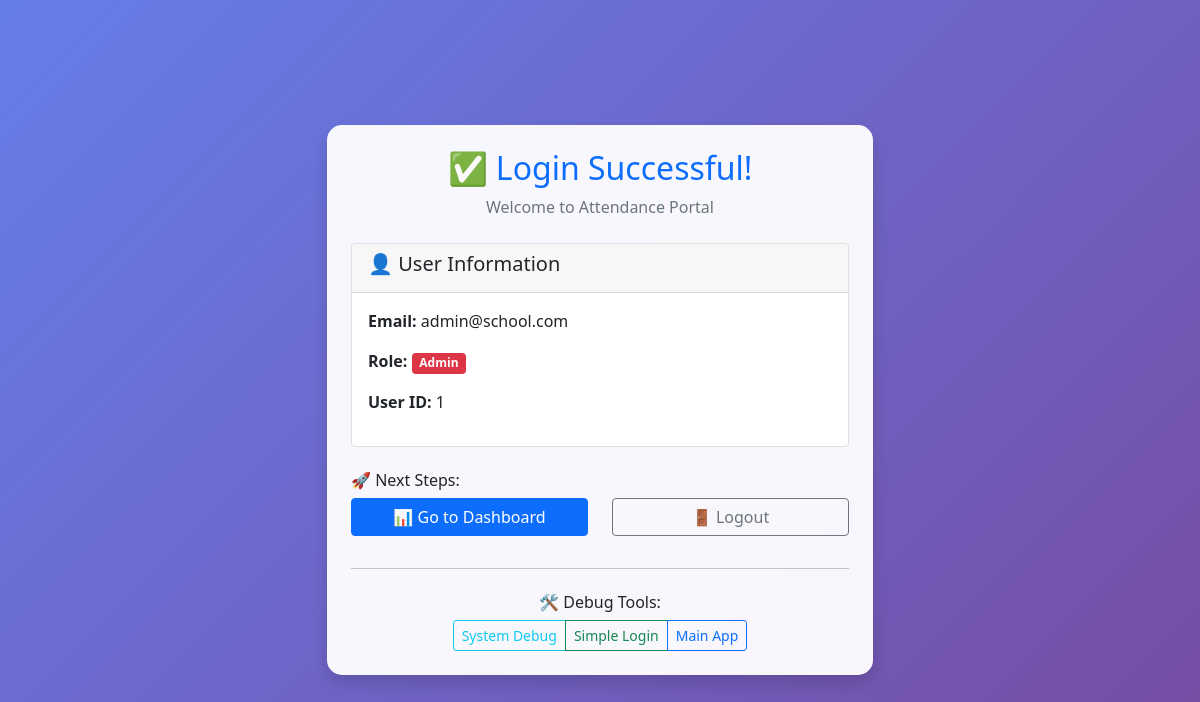
Page /working-login.php (signed in) on the committed database.
### tables this page shows
CREATE TABLE users (
    id INT PRIMARY KEY AUTO_INCREMENT,
    email VARCHAR(100) UNIQUE NOT NULL,
    password VARCHAR(255) NOT NULL,
    role ENUM('admin', 'teacher', 'student') NOT NULL,
    created_at TIMESTAMP DEFAULT CURRENT_TIMESTAMP,
    updated_at TIMESTAMP DEFAULT CURRENT_TIMESTAMP ON UPDATE CURRENT_TIMESTAMP
);

### config/database.php (called while the page is built, shortened)
<?php
class Database {
    private static $instance = null;
    private $connection;
    private $host = 'localhost';
    private $database = 'attendance_portal';
    private $username = 'root';
    private $password = '';
    private function __construct() {
        try {
            $this->connection = new PDO(
                "mysql:host={$this->host};dbname={$this->database};charset=utf8mb4",
                $this->username,
                $this->password,
                [
                    PDO::ATTR_ERRMODE => PDO::ERRMODE_EXCEPTION,
                    PDO::ATTR_DEFAULT_FETCH_MODE => PDO::FETCH_ASSOC,
                    PDO::ATTR_EMULATE_PREPARES => false
                ]
            );
        } catch (PDOException $e) {
            die("Database connection failed: " . $e->getMessage());
        }
    }
    public static function getInstance() {
        if (self::$instance === null) {
            self::$instance = new self();
        }
        return self::$instance;
    }
    public function query($sql, $params = []) {
        try {
            $stmt = $this->connection->prepare($sql);
            $stmt->execute($params);
            return $stmt;
        } catch (PDOException $e) {
            error_log("Database query error: " . $e->getMessage());
            throw $e;
        }
    }
    public function fetch($sql, $params = []) {
        return $this->query($sql, $params)->fetch();
    }
}

### working-login.php (the view, shortened to what this page needs)
<?php
require_once 'config/database.php';
$user = null;
if (isset($_SESSION['user_id'])) {
    try {
        $db = Database::getInstance();
        $user = $db->fetch("SELECT * FROM users WHERE id = ?", [$_SESSION['user_id']]);
    } catch (Exception $e) {
    }
}
?>
<!DOCTYPE html>
<html lang="en">
<head>
    <link href="https://cdn.jsdelivr.net/npm/bootstrap@5.1.3/dist/css/bootstrap.min.css" rel="stylesheet">
</head>
<body>
    <div class="container">
        <div class="row justify-content-center align-items-center min-vh-100">
            <div class="col-md-8 col-lg-6">
                <div class="login-card p-4 shadow">
                    <?php if ($user): ?>
                        <div class="text-center mb-4">
                            <h2 class="text-primary">✅ Login Successful!</h2>
                            <p class="text-muted">Welcome to Attendance Portal</p>
                        </div>
                        <div class="card">
                            <div class="card-header">
                                <h5>👤 User Information</h5>
                            </div>
                            <div class="card-body">
                                <p><strong>Email:</strong> <?= htmlspecialchars($user['email']) ?></p>
                                <p><strong>Role:</strong>
                                    <span class="badge bg-<?= $user['role'] === 'admin' ? 'danger' : ($user['role'] === 'teacher' ? 'success' : 'primary') ?>">
                                        <?= ucfirst($user['role']) ?>
                                    </span>
                                </p>
                                <p><strong>User ID:</strong> <?= $user['id'] ?></p>
                            </div>
                        </div>
                        <div class="mt-4">
                            <h6>🚀 Next Steps:</h6>
                            <div class="row">
                                <div class="col-md-6">
                                    <a href="index.php?route=dashboard" class="btn btn-primary w-100 mb-2">
                                        📊 Go to Dashboard
                                    </a>
                                </div>
                                <div class="col-md-6">
                                    <a href="working-login.php?logout=1" class="btn btn-outline-secondary w-100 mb-2">
                                        🚪 Logout
                                    </a>
                                </div>
                            </div>
                        </div>
                    <?php endif; ?>
                    <hr class="my-4">
                    <div class="text-center">
                        <h6>🛠️ Debug Tools:</h6>
                        <div class="btn-group" role="group">
                            <a href="debug.php" class="btn btn-outline-info btn-sm">System Debug</a>
                            <a href="simple-login.php" class="btn btn-outline-success btn-sm">Simple Login</a>
                            <a href="index.php" class="btn btn-outline-primary btn-sm">Main App</a>
                        </div>
                    </div>
                </div>
            </div>
        </div>
    </div>
</body>
</html>

### working-login.php (style rules this page uses)
body { background: linear-gradient(135deg, #667eea 0%, #764ba2 100%); min-height: 100vh; }
.login-card { background: rgba(255, 255, 255, 0.95); backdrop-filter: blur(10px); border-radius: 15px; }

### rows in the picture
users: email "admin@school.com", role "Admin", id "1"
